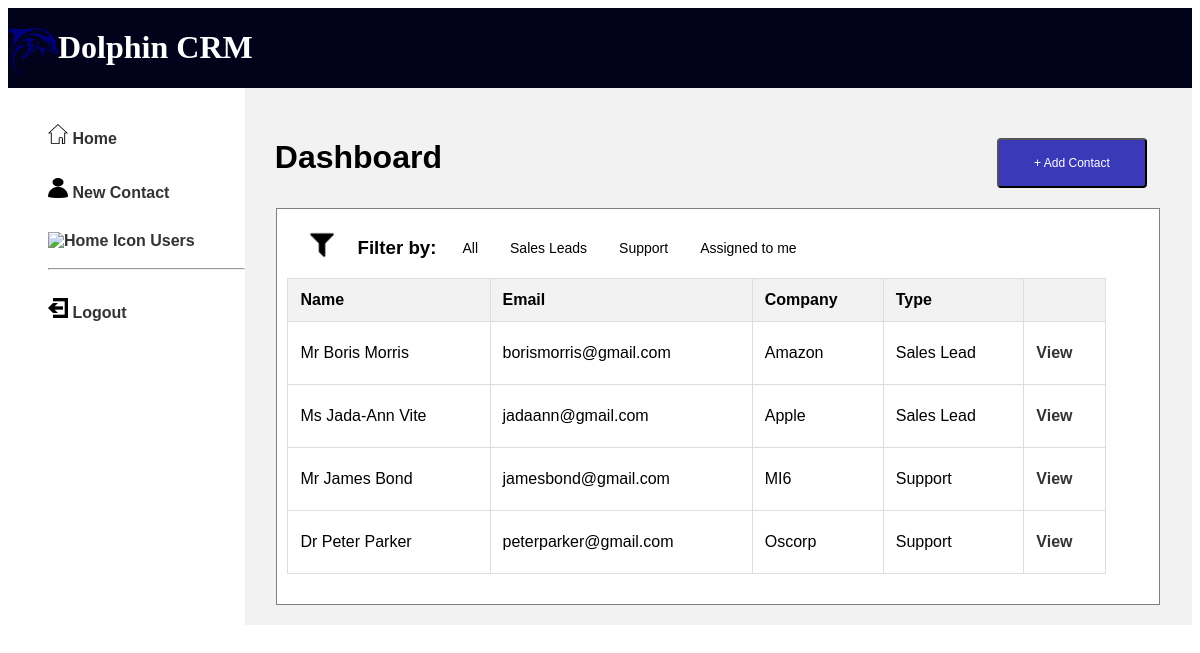
Page /dashboard.php on the committed database.
### tables this page shows
CREATE TABLE `Contacts` (
  `id` INT(11) NOT NULL AUTO_INCREMENT,
  `title` VARCHAR(35) NOT NULL DEFAULT '',
  `firstname` VARCHAR(35) NOT NULL DEFAULT '',
  `lastname` VARCHAR(35) NOT NULL DEFAULT '',
  `email` VARCHAR(35) NOT NULL DEFAULT '',
  `telephone` VARCHAR(35) NOT NULL DEFAULT '',
  `company` VARCHAR(35) NOT NULL DEFAULT '',
  `type` VARCHAR(35) NOT NULL DEFAULT '',
  `assigned_to` INT(11) NOT NULL,
  `created_by` INT(11) NOT NULL,
  `created_at` DATETIME,
  `updated_at` DATETIME,
  PRIMARY KEY  (`id`)
);

### getContacts.php (the view, shortened to what this page needs)
<?php
require_once 'connection.php';
$sql = "SELECT Users.firstname, Users.lastname, Users.email, Contacts.company, Contacts.type, Contacts.title FROM Users JOIN Contacts ON Users.email = Contacts.email;";
$pstmt = $pdo->query($sql);
$id = $_SESSION["user_id"];
$email = $_SESSION["user_email"];
$filter = isset($_GET['filter']) ? $_GET['filter'] : 'all';
if ($filter == 'all') {
    $pstmt = $pdo->prepare("SELECT * FROM contacts");
}
elseif ($filter == 'sales') {
    $sql = "SELECT * FROM `contacts` WHERE type = \"sales lead\";";
    $pstmt = $pdo->prepare($sql);
}
elseif ($filter == 'support') {
    $sql = "SELECT * FROM `contacts` WHERE type=\"support\";";
    $pstmt = $pdo->prepare($sql);
}
elseif ($filter == 'assigned_to') {
    $sql = "SELECT* FROM contacts WHERE assigned_to=$id;";
    $pstmt = $pdo->prepare($sql);
}
else{
    $pstmt;
}
$pstmt->execute();
$contacts = $pstmt->fetchAll(PDO::FETCH_ASSOC);
?>
<table class = user-list-table>
      <tr id = 'row-headings'>
        <th>Name</th>
        <th>Email</th>
        <th>Company</th>
        <th>Type</th>
        <th>  </th>
      </tr>
      <?php foreach ($contacts as $row): ?>
        <tr>
          <td><?php echo $row['title']." ".$row['firstname']." ".$row['lastname']; ?></td>
          <td><?php echo $row['email']; ?></td>
          <td><?php echo $row['company']; ?></td>
          <td><?php echo $row['type']; ?></td>
          <td><a href = 'viewcontacthandler.php?email=<?php echo $email; ?>'>View</a>
        </tr>
      <?php endforeach; ?>
</table>

### dashboard.php (shortened to what this page needs)
<!DOCTYPE html>
<html lang="en">
<head>
  <link rel="stylesheet" href="styles.css">
  <link rel="stylesheet" href="dashboard2.css">
</head>
<body>
    <header>
      <?php include 'header.php';?>
    </header>
    <div class="container">
      <?php include 'aside.php'; ?>
      <main>
          <div class = "users">
            <h1>Dashboard</h1>
            <button id = "addContact"> + Add Contact</button>
          </div>
          <div class = "d-container">
            <div id = "filter">
              <img src = "filter-icon.png" alt = "Filter icon" height = "30" width = "30">
              <h3 id = filter-by>Filter by:</h3>
              <button id = all>All</button>
              <button id = sales>Sales Leads</button>
              <button id = support>Support</button>
              <button id = assign>Assigned to me</button>
            </div>
            <div class = "results">
              <?php require_once('getContacts.php')?>
            </div>
          </div>
        </main>
    </div>
</body>
</html>

### header.php
<header>
    <img src="dolphin.png" alt="Image of dolphin" width="50" height="50" />
    <h1>Dolphin CRM</h1>
</header>

### aside.php
<aside>
    <nav>
        <ul>
            <li>
                <a href="dashboard.php">
                    <img src="home-icon.png" alt="Home Icon" width="20" height="20">
                    Home
                </a>
            </li>
            <li>
                <a href="newcontactForm.php">
                    <img src="contact-icon.png" alt="Contact Icon" width="20" height="20">
                    New Contact
                </a>
            </li>
            <li>
            <a href="access_users.php">
                <img src="users-icon.png" alt="Home Icon" width="20" height="20">
                Users
              </a>
            </li>
            <hr>
            <li>
            <a href="logout.php">
          <img src="logout-icon.png" alt="Home Icon" width="20" height="20">
          Logout
        </a>
            </li>
        </ul>
    </nav>
</aside>

### styles.css (style rules this page uses)
.container { font-family: Arial, sans-serif; margin: 0; padding: 0; display: grid; grid-template-columns: 20% 80%; align-items: center; justify-content: center; }
header { display: flex; align-items: center; background-color: rgb(2, 2, 27); color: white; }
aside { grid-column: 1; align-self: start; }
main { grid-column: 2; background-color: #f2f2f2; padding: 20px; }
ul { list-style-type: none; height: 20px; }
a { text-decoration: none; color: #333; font-weight: bold; font-size: 16px; display: block; padding: 10px 0; }

### dashboard2.css (style rules this page uses)
.container { display: grid; }
.users { display: flex; justify-content: space-between; padding: 10px; }
#addContact { background-color: rgb(58, 58, 185); width: 150px; height: 50px; font-size: 12px; color: white; margin-right: 15px; margin-top: 20px; border-radius: 4px; }
#all, #sales, #support, #assign { border: none; background-color: white; font-size: 14px; }
.d-container { background-color: white; width: 95%; border: 1px solid grey; margin: auto; padding: 10px; }
#filter { display: flex; flex-direction: row; gap: 20px; margin-bottom: 0%; margin-left: 20px; }
img { margin-top: 10px; }
.user-list-table { width: 95%; }
table { width: 100%; border-collapse: collapse; margin-bottom: 20px; }
table, th, td { border: 1px solid #ddd; }
th, td { padding: 12px; text-align: left; }
th { background-color: #f2f2f2; }

### rows in the picture
contacts: title "Mr", firstname "Boris", lastname "Morris", email "borismorris@gmail.com", company "Amazon", type "Sales Lead"
contacts: title "Ms", firstname "Jada-Ann", lastname "Vite", email "jadaann@gmail.com", company "Apple", type "Sales Lead"
contacts: title "Mr", firstname "James", lastname "Bond", email "jamesbond@gmail.com", company "MI6", type "Support"
contacts: title "Dr", firstname "Peter", lastname "Parker", email "peterparker@gmail.com", company "Oscorp", type "Support"
